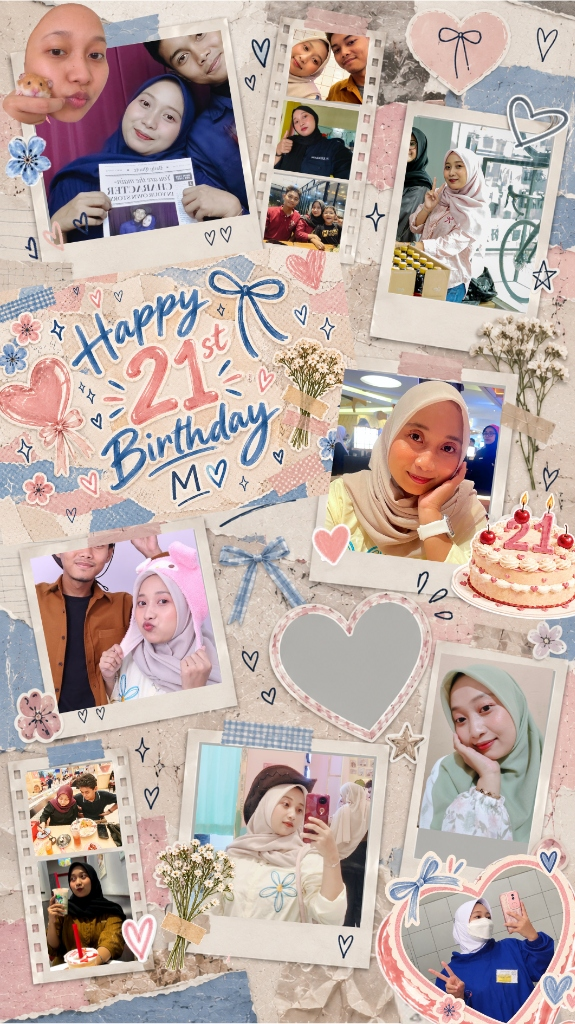
#> input picture assets/birthday-poster.png, 575 x 1024 px, found by its file name
$ python crop_assets.py
#> lines starting #> are read from the running program, lines starting #| are printed output that depends on the picture
import os
from PIL import Image

def main():
    poster_path = 'assets/birthday-poster.png'
    if not os.path.exists(poster_path):
        print(f"Error: {poster_path} not found")
        return

    img = Image.open(poster_path)
#> img is the input picture: PIL image 575x1024 RGB; mean R, G, B 188.8, 171.5, 165.5
    w, h = img.size
#> w = 575; h = 1024
    print(f"Loaded {poster_path} ({w}x{h})")
#| Loaded assets/birthday-poster.png (575x1024)

    # Define bounding boxes tailored to each memory photo and scrapbook element
    crops = {
        'memory-1-hamster-couple': (0, 0, 255, 250),
        'memory-2-photostrip-top': (250, 15, 375, 255),
        'memory-3-bottles-peace': (365, 90, 570, 335),
        'memory-4-cream-hijab-smile': (310, 340, 510, 565),
        'memory-5-bunny-hood-couple': (15, 505, 230, 735),
        'memory-6-photostrip-bottom': (5, 715, 145, 965),
        'memory-7-cowboy-mirror': (160, 695, 395, 940),
        'memory-8-sage-hijab-sweet': (395, 615, 560, 845),
        'memory-9-blue-crewneck-mirror': (370, 825, 570, 1015),
        'sticker-title': (5, 240, 350, 510),
        'sticker-cake': (450, 475, 575, 605)
    }

    for name, box in crops.items():
        cropped = img.crop(box)
        output_path = f"assets/{name}.png"
        cropped.save(output_path, "PNG", optimize=True)
        print(f"Created {output_path} ({cropped.size[0]}x{cropped.size[1]})")
#> this loop made 11 passes
#> pass 1, in main, `cropped = img.crop(box)`:
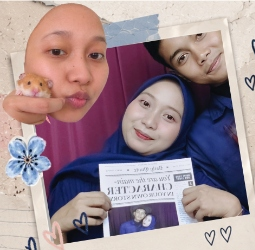
#> cropped: PIL image 255x250 RGB; mean R, G, B 160.6, 140.4, 145.9
#> pass 2, in main, `cropped = img.crop(box)`:
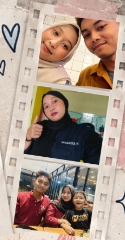
#> cropped: PIL image 125x240 RGB; mean R, G, B 169.5, 148.9, 135
#> pass 3, in main, `cropped = img.crop(box)`:
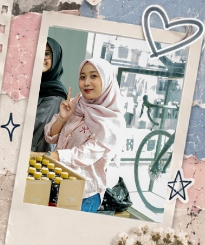
#> cropped: PIL image 205x245 RGB; mean R, G, B 185, 179.3, 172.6
#> after the loop:
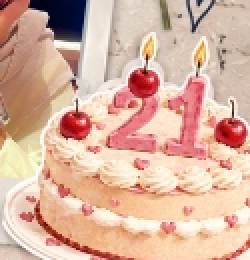
#> cropped: PIL image 125x130 RGB (shown 2 times larger); mean R, G, B 218.4, 178.3, 158.9

if __name__ == '__main__':
    main()
